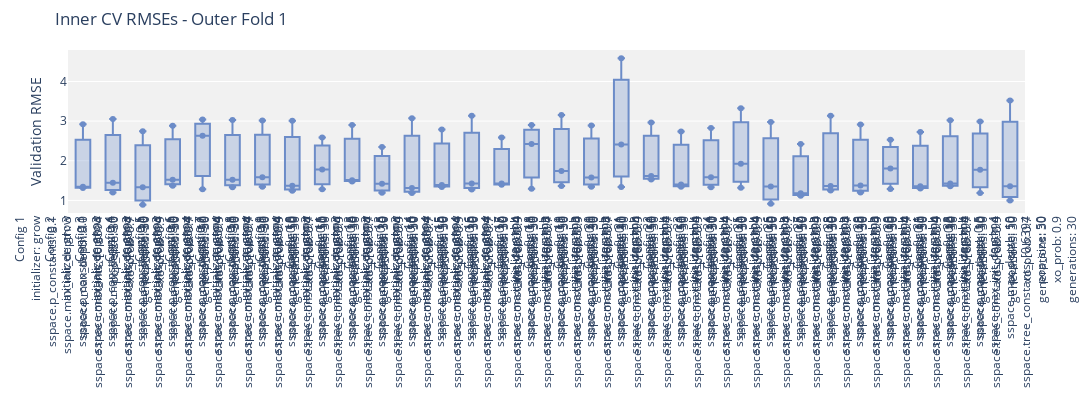
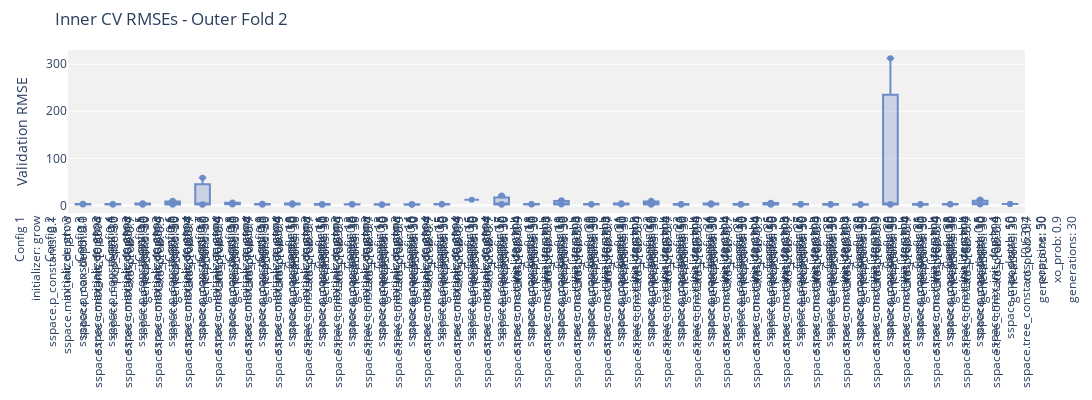
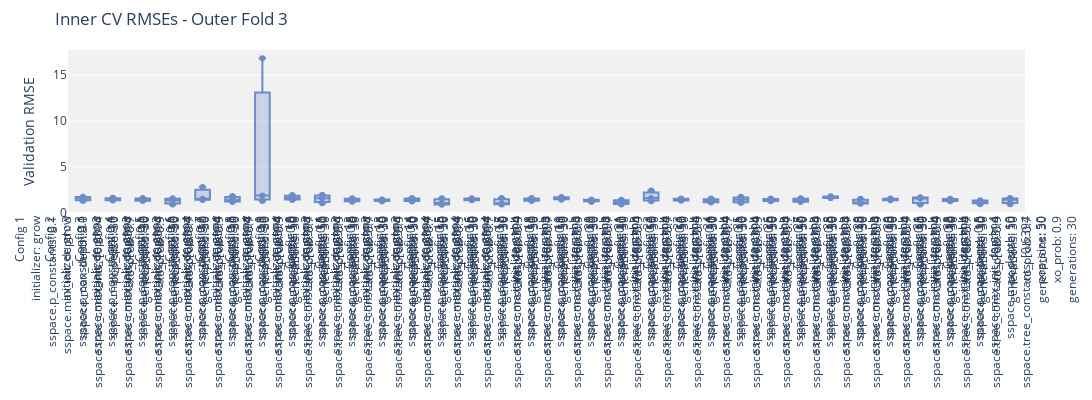
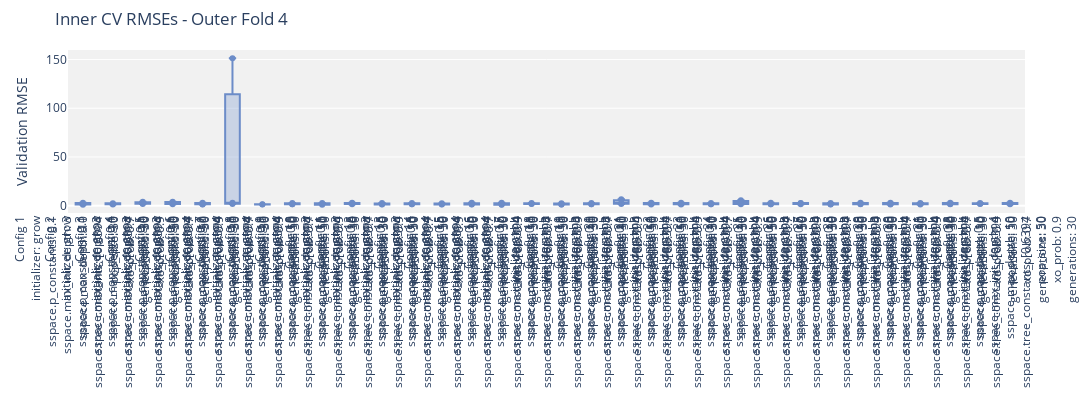

The code cell stored with these charts, in order, in its notebook:
### Markdown cell above
| **Parameter**        | **Test Values**                                | **Why ??**                                                                                             |
| -------------------- | ----------------------------------------------------- | ----------------------------------------------------------------------------------------------------------------------------------------------- |
| `init_depth`         | `[3, 5]`                                              | Smaller initial trees (shallow depth) reduce the risk of overfitting early on. With 96 entries, you want simplicity and better generalization.  |
| `max_depth`          | `[10]`                                             | Limits the model's complexity. Deep trees overfit easily on small datasets. Capping depth avoids bloated or overly specific programs.           |
| `tree_constants`     | `[random.uniform(0, 1) for _ in range(9)] + [-1.]`    | Constants allow models to fine-tune predictions. Using a limited, balanced range prevents excessive reliance on constants (avoids "bloat").     |
| `p_constants`        | `[0.1, 0.5]`                                          | High constant probability makes the tree more about constants than structure. This is dangerous for small data — prefer 10–20% range.           |
| `tree_functions`     | `['add', 'subtract', 'multiply', 'divide']` | Basic arithmetic gives expressive power. `protected_divide` avoids runtime errors. Don’t add too many functions — it increases search space.    |
| `pop_size`           | `[20, 30, 50]`                                        | Small datasets don’t need huge populations. Lower sizes = faster runs and still enough diversity. 20–50 is a good starting point.               |
| `p_xo`               | `[0.7, 0.9]`                                          | Crossover (recombination) promotes diversity and generalization. On small data, too much crossover (close to 1.0) might disrupt good solutions. |
| `initializer`        | `"grow", "rhh"`                                       | `grow` creates variable-sized trees. `rhh` mixes it with `full`, adding diversity. `full` alone — it tends to create deep, overfit trees. |
| `elitism`            | `[True]`                                              | Keep the best solution in each generation. With few samples, losing the best-performing individual can seriously hurt performance.              |
| `n_iter`             | `30`                                                  | Reasonable trade-off between computation and convergence. Too many iterations with small data can lead to overfitting.                          |

### Code cell
TREE_CONSTANTS = [random.uniform(0, 1) for _ in range(9)] + [-1.]
param_grid = {
    'initializer': ['grow', 'rhh'],
    'sspace.p_constants': [0.1, 0.5], 
    'sspace.max_init_depth': [3, 4],
    'sspace.max_depth': [10],
    'sspace.tree_constants': [TREE_CONSTANTS],
    'pop_size': [30, 50],
    'xo_prob': [0.7, 0.9],
    'generations': [30],
}

# Seeds to test
seeds = [42, 123, 456]  # You can change these to any seeds you prefer

# Store results from all seeds
all_scores = []
all_best_models = []
all_results = []
all_validation = []

for seed in seeds:
    print(f"\n=== Running with seed: {seed} ===\n")
    
    # Set random seeds for reproducibility
    random.seed(seed)
    np.random.seed(seed)
    torch.manual_seed(seed)
    
    # Run the experiment
    scores, best_models, df_results, val_results = nested_cv_gp_slim_gsgp(
        X=X, y=y,
        param_grid=param_grid,
        gp_class=gp,
        k_outer=5, k_inner=3,
        seed=seed
    )
    
    # Store results
    all_scores.append(scores)
    all_best_models.append(best_models)
    all_results.append(df_results)
    all_validation.append(val_results)
